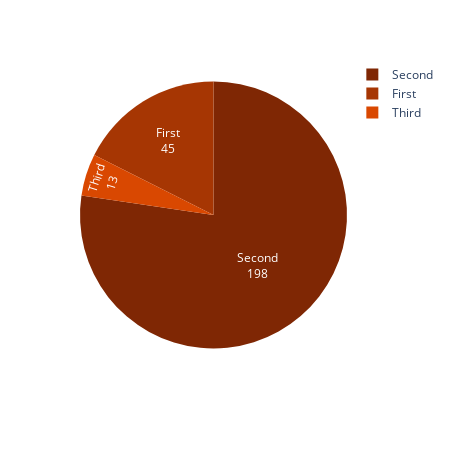

The notebook cell saved with this chart:
### Code cell
year_counts = df['Year'].value_counts()
fig2 = px.pie(values = year_counts,names = year_counts.index,color_discrete_sequence=px.colors.sequential.Oranges_r,width=450,height=450)
fig2.update_traces(textinfo='label+value')
fig2.show()

### Figure 1 — Plotly figure (JSON) as saved in the notebook; plotly's stock layout.template omitted (floating-point values rounded to 4 significant figures)
{"data": [{"domain": {"x": [0, 1], "y": [0, 1]}, "hovertemplate": "label=%{label}<br>value=%{value}<extra></extra>", "labels": ["Second", "First", "Third"], "legendgroup": "", "name": "", "showlegend": true, "textinfo": "label+value", "type": "pie", "values": [198, 45, 13]}], "layout": {"height": 450, "legend": {"tracegroupgap": 0}, "margin": {"t": 60}, "piecolorway": ["rgb(127,39,4)", "rgb(166,54,3)", "rgb(217,72,1)", "rgb(241,105,19)", "rgb(253,141,60)", "rgb(253,174,107)", "rgb(253,208,162)", "rgb(254,230,206)", "rgb(255,245,235)"], "width": 450}}
